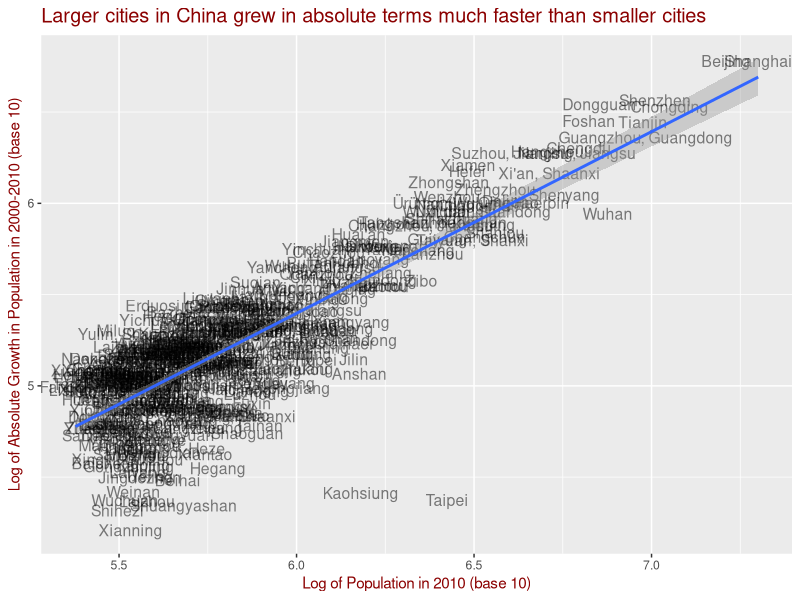
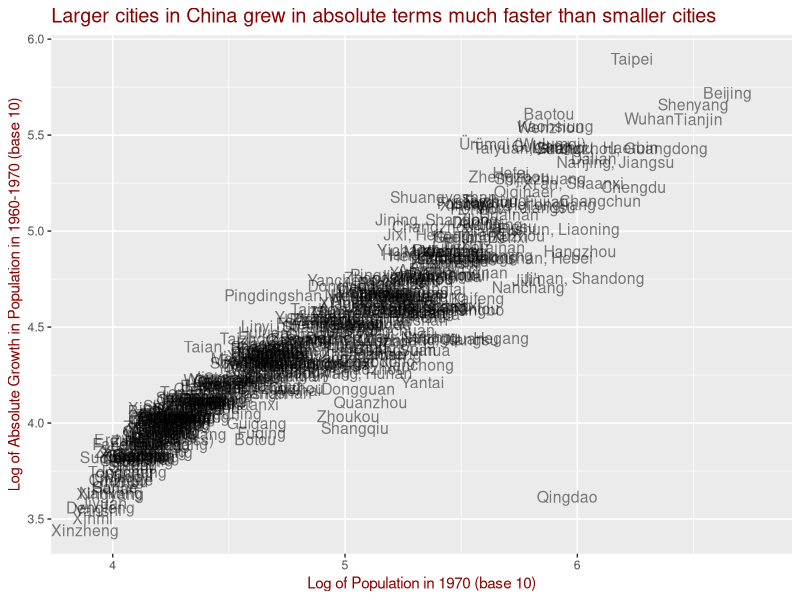

The R source for these figures, in order: (Note: this script raises an error after producing the figures.)
## ---- chunk 1
## First we read the Excel file from the url using "gdata" package.
data1 <- read.csv("cities.csv", header=FALSE)

# We then clean up the file by removing unnecessary rows in the dataframe and renaming the variable names such that they don't have spaces in them.

names(data1) <- c("Index", "CountryCode", "Country", "CityCode", "UrbanAgglomeration", "Note", "Latitude", "Longitude", "pop1950", "pop1955", "pop1960", "pop1965", "pop1970", "pop1975", "pop1980", "pop1985", "pop1990", "pop1995", "pop2000", "pop2005", "pop2010", "pop2015", "pop2020", "pop2025", "pop2030")

data1$CountryCode<-as.factor(data1$CountryCode)

i<-1
for(i in 9:25) data1[i]<-data1[i]*1000


## Lets now try to see whether Chinese large cities grew faster than smaller cities.

ChineseCities<-subset(data1, Country=="China")
ChineseCities$absgrowth2000_2010<-ChineseCities$pop2010-ChineseCities$pop2000
ChineseCities$absgrowth1960_1970<-ChineseCities$pop1970-ChineseCities$pop1960
sortedchinesecities<-ChineseCities[order(ChineseCities$pop2010),]

library(ggplot2)
ggplot(ChineseCities, aes(log10(pop2010), log10(absgrowth2000_2010))) + geom_text(aes(label=UrbanAgglomeration), size=4, alpha=0.5) + geom_smooth(method=lm) + labs(x="Log of Population in 2010 (base 10)", y="Log of Absolute Growth in Population in 2000-2010 (base 10)") + ggtitle("Larger cities in China grew in absolute terms much faster than smaller cities") + theme(title=element_text(color="darkred", size=12), axis.title=element_text(size=11)) 

ggplot(ChineseCities, aes(log10(pop1970), log10(absgrowth1960_1970))) + geom_text(aes(label=UrbanAgglomeration), size=4, alpha=0.5) + labs(x="Log of Population in 1970 (base 10)", y="Log of Absolute Growth in Population in 1960-1970 (base 10)") + ggtitle("Larger cities in China grew in absolute terms much faster than smaller cities") + theme(title=element_text(color="darkred", size=12), axis.title=element_text(size=11))


i<-length(ChineseCities$Index)/2
sumgrowthabove<-0
sumgrowthbelow<-0
while(sumgrowthabove-sumgrowthbelow>=0) {
  sumgrowthabove<-0;
  sumgrowthbelow<-0;
  j<-i+1;
  while(j <= length(sortedchinesecities$Index)) {sumgrowthabove <- sumgrowthabove + sortedchinesecities$absgrowth2000_2010[j]; j<-j+1}; 
  j<-i-1;
  while(j >= 1) {sumgrowthbelow <- sumgrowthbelow + sortedchinesecities$absgrowth2000_2010[j]; j<-j-1};
  i<-i+1
  }
print(i)


## For 2000-2010 period: 364
## For 1980-1990 period: 342
## For 1960-1970 period: 200

ChineseCities<-subset(data1, Country=="China")
ChineseCities$absgrowth1980_1990<-ChineseCities$pop1990-ChineseCities$pop1980
sortedchinesecities1<-ChineseCities[order(ChineseCities$pop1990),]

i<-length(ChineseCities$Index)/2
sumgrowthabove<-0
sumgrowthbelow<-0
while(sumgrowthabove-sumgrowthbelow>=0) {
  sumgrowthabove<-0;
  sumgrowthbelow<-0;
  j<-i+1;
  while(j <= length(sortedchinesecities1$Index)) {sumgrowthabove <- sumgrowthabove + sortedchinesecities1$absgrowth1980_1990[j]; j<-j+1}; 
  j<-i-1;
  while(j >= 1) {sumgrowthbelow <- sumgrowthbelow + sortedchinesecities1$absgrowth1980_1990[j]; j<-j-1};
  i<-i+1
  }
print(i)


ChineseCities<-subset(data1, Country=="China")
ChineseCities$absgrowth1960_1970<-ChineseCities$pop1970-ChineseCities$pop1960
sortedchinesecities2<-ChineseCities[order(ChineseCities$pop1970),]

i<-length(ChineseCities$Index)/2
sumgrowthabove<-0
sumgrowthbelow<-0
while(sumgrowthabove-sumgrowthbelow>=0) {
  sumgrowthabove<-0;
  sumgrowthbelow<-0;
  j<-i+1;
  while(j <= length(sortedchinesecities2$Index)) {sumgrowthabove <- sumgrowthabove + sortedchinesecities2$absgrowth1980_1990[j]; j<-j+1}; 
  j<-i-1;
  while(j >= 1) {sumgrowthbelow <- sumgrowthbelow + sortedchinesecities2$absgrowth1980_1990[j]; j<-j-1};
  i<-i+1
  }
print(i)


## Lets plot the top 50 cities population in 2010.

top50<-sortedchinesecities[349:398, ]

ggplot(top50, aes(x=reorder(UrbanAgglomeration, (pop2010)), y=pop2010)) + geom_bar(stat="identity", fill="darkred") + labs(x="Urban Agglomeration", y="Population in 2010 in millions") + theme(axis.text.x = element_text(angle = 90, hjust = 1)) + ggtitle("50 largest Chinese Urban Agglomerations in 2010") + theme(title=element_text(color="darkred", size=12), axis.title=element_text(size=11)) + scale_y_continuous(breaks=c(1000000, 2500000, 5000000, 7500000, 10000000, 15000000, 20000000, 25000000), labels=c(1, 2.5, 5, 7.5, 10, 15, 20, 25)) + coord_flip()

## ---- chunk 2
sorted2010 <- ChineseCities[order(-ChineseCities$pop2010),]
sorted2010 <- sorted2010[1:398, ]
sorted1980 <- ChineseCities[order(-ChineseCities$pop1980),]
sorted1980 <- sorted1980[1:398, ]

sorted2010$rank10<-c(1:398)
sorted1980$rank80<-c(1:398)

sorted1980<-sorted1980[order(-sorted1980$pop2010), ]
sorted1980$rank2010<-c(1:398)

sorted1980$rankchange<-sorted1980$rank2010-sorted1980$rank80
mostchanged<-sorted1980[order(-sorted1980$rankchange), ]
mostchanged1<-subset(mostchanged, pop2010>1000000)
mostchanged1<-mostchanged1[order(-abs(mostchanged1$rankchange)), ]

ggplot(mostchanged1, aes(rankchange)) + geom_bar(binwidth=10, fill="darkred")
## ---- chunk 3
indiancities <- subset(data1, Country=="India")
sorted2010i <- indiancities[order(-indiancities$pop2010),]
sorted1980i <- indiancities[order(-indiancities$pop1980),]

sorted2010i$rank10<-c(1:length(sorted2010i$pop2010))
sorted1980i$rank80<-c(1:length(sorted2010i$pop2010))

sorted1980i<-sorted1980i[order(-sorted1980i$pop2010), ]
sorted1980i$rank2010<-c(1:length(sorted2010i$pop2010))

sorted1980i$rankchange<-sorted1980i$rank2010-sorted1980i$rank80
mostchangedi<-sorted1980i[order(-sorted1980i$rankchange), ]
mostchanged1i<-subset(mostchangedi, pop2010>1000000)
mostchanged1i<-mostchanged1i[order(-abs(mostchanged1i$rankchange)), ]

ggplot(mostchanged1i, aes(rankchange)) + geom_bar(binwidth=5, fill="darkred")
## ---- chunk 4
test<-data.frame(data1$Index, data1$UrbanAgglomeration, data1$pop1950, data1$pop1955, data1$pop1960, data1$pop1965, data1$pop1970, data1$pop1975, data1$pop1980, data1$pop1985, data1$pop1990, data1$pop1995, data1$pop2000, data1$pop2005, data1$pop2010, data1$pop2015, data1$pop2020, data1$pop2025, data1$pop2030)

## I find the test$data.Index for the following cities:
## Beijing                185
## Shanghai               416
## Huai'an                288
## Fushun, Liaoning       245
## Yancheng, Jiangsu      509
## Shenzhen               427
## Zhuhai                 559
## Dongguan               231 
## Ürümqi (Wulumqi)       467
## Guangzhou, Guangdong   261
## Kunming                330
## Chongqing              212
## Qiqihaer               402

test1 <- subset(test, data1.Index %in% c(185, 416, 288, 245, 509, 427, 559, 231, 467, 261, 330, 212, 402))
t<-subset(test1, select=c(-1))
trans<-as.data1.frame(t(t))
names(trans)<- c("Beijing", "Chongqing", "Dongguan", "Fushun", "Guangzhou", "Huaian", "Kunming", "Qiqihaer", "Shanghai", "Shenzhen", "Urumqi", "Yancheng", "Zhuhai")
d<-trans[-1, ]
d$year<-c(1950, 1955, 1960, 1965, 1970, 1975, 1980, 1985, 1990, 1995, 2000, 2005, 2010, 2015, 2020, 2025, 2030)

d$Beijing<-as.numeric(as.character(d$Beijing))
d$Chongqing<-as.numeric(as.character(d$Chongqing))
d$Dongguan<-as.numeric(as.character(d$Dongguan))
d$Fushun<-as.numeric(as.character(d$Fushun))
d$Guangzhou<-as.numeric(as.character(d$Guangzhou))
d$Huaian<-as.numeric(as.character(d$Huaian))
d$Kunming<-as.numeric(as.character(d$Kunming))
d$Qiqihaer<-as.numeric(as.character(d$Qiqihaer))
d$Shanghai<-as.numeric(as.character(d$Shanghai))
d$Shenzhen<-as.numeric(as.character(d$Shenzhen))
d$Urumqi<-as.numeric(as.character(d$Urumqi))
d$Yancheng<-as.numeric(as.character(d$Yancheng))
d$Zhuhai<-as.numeric(as.character(d$Zhuhai))



library(reshape2)
wide<-melt(d, id.vars="year", variable.name="city", value.name="population")
wide$population<-as.numeric(wide$population)

library(ggplot2)
wide1<-subset(wide, wide$city=="Shenzhen" | wide$city=="Beijing" | wide$city=="Shanghai" | wide$city=="Dongguan" | wide$city=="Urumqi" | wide$city=="Fushun" | wide$city=="Qiqihaer")
wide2<-subset(wide1, wide$year<2015)

ggplot(wide2, aes(year, population)) + geom_line(stat="identity", aes(color=city)) + labs(x="Year", y="Population in millions") + ggtitle("Population growth in major Chinese Urban Agglomerations") + theme(title=element_text(color="darkred", size=12), axis.title=element_text(size=11)) + scale_y_continuous(breaks=c(5000000, 10000000, 15000000, 20000000, 25000000), labels=c(5, 10, 15, 20, 25))
## ---- chunk 5
wide1<-subset(wide, wide$city=="Qiqihaer" | wide$city=="Urumqi" | wide$city=="Fushun" | wide$city=="Yancheng" | wide$city=="Zhuhai")
wide2<-subset(wide1, wide$year<2015)

ggplot(wide2, aes(year, population)) + geom_line(stat="identity", aes(color=city)) + labs(x="Year", y="Population in millions") + ggtitle("Population growth in major Chinese Urban Agglomerations") + theme(title=element_text(color="darkred", size=12), axis.title=element_text(size=11)) + scale_y_continuous(breaks=c(5000000, 10000000, 15000000, 20000000, 25000000), labels=c(5, 10, 15, 20, 25))
## ---- chunk 6
library(ggplot2)
millionplus<-subset(sorted2010, pop2010>=1000000)
ggplot(millionplus, aes(x=reorder(UrbanAgglomeration, (pop2010)), y=pop2010)) + geom_bar(stat="identity", fill="darkred") + labs(x="Urban Agglomeration", y="Population in 2010 in millions") + theme(axis.text.x = element_text(angle = 90, hjust = 1)) + ggtitle("Chinese Urban Agglomerations with million plus population") + theme(title=element_text(color="darkred", size=12), axis.title=element_text(size=11)) + scale_y_continuous(breaks=c(1000000, 2500000, 5000000, 7500000, 10000000, 15000000, 20000000, 25000000), labels=c(1, 2.5, 5, 7.5, 10, 15, 20, 25)) + coord_flip()
